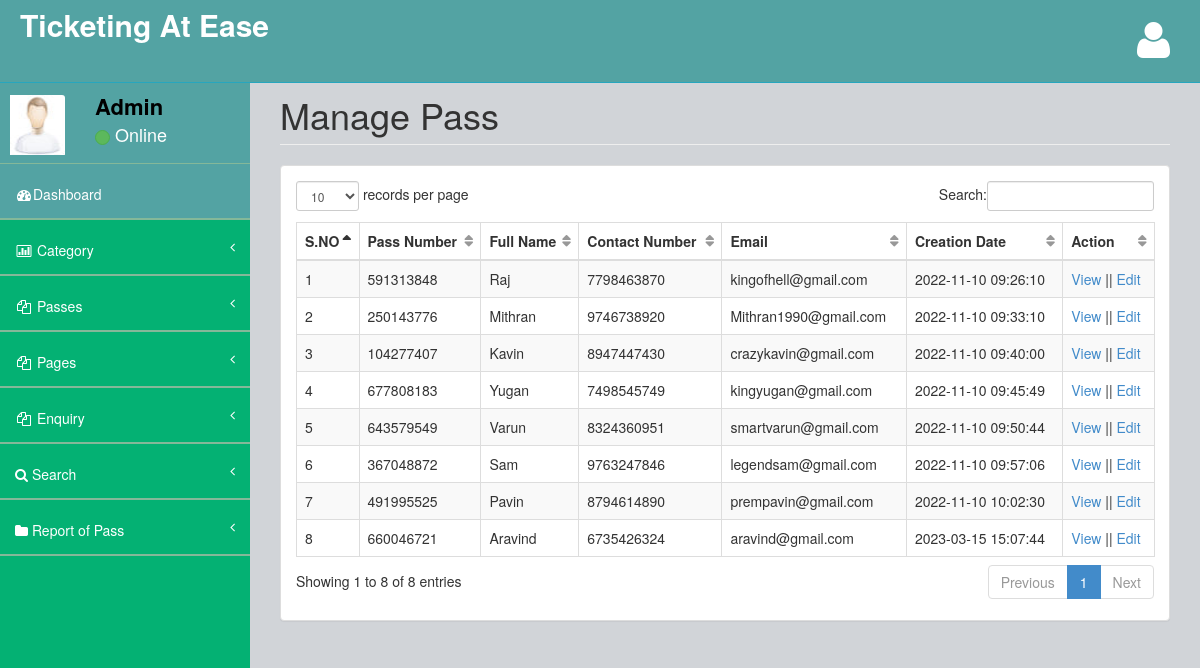
Page /admin/manage-pass.php (signed in) on the committed database.
### tables this page shows
CREATE TABLE `tblpass` (
  `ID` int(10) NOT NULL,
  `PassNumber` varchar(200) DEFAULT NULL,
  `FullName` varchar(200) DEFAULT NULL,
  `ProfileImage` varchar(200) DEFAULT NULL,
  `ContactNumber` bigint(10) DEFAULT NULL,
  `Email` varchar(200) DEFAULT NULL,
  `IdentityType` varchar(200) DEFAULT NULL,
  `IdentityCardno` varchar(200) DEFAULT NULL,
  `Category` varchar(100) DEFAULT NULL,
  `Source` varchar(200) DEFAULT NULL,
  `Destination` varchar(200) DEFAULT NULL,
  `FromDate` varchar(200) DEFAULT NULL,
  `ToDate` varchar(200) DEFAULT NULL,
  `Cost` decimal(10,0) DEFAULT NULL,
  `PasscreationDate` timestamp NULL DEFAULT current_timestamp()
);

### admin/manage-pass.php (the view, shortened to what this page needs)
<?php
include('includes/dbconnection.php');
if (strlen($_SESSION['bpmsaid'] == 0)) {
    header('location:logout.php');
} else {
?>
    <!DOCTYPE html>
    <html>
    <head>
        <link href="assets/plugins/bootstrap/bootstrap.css" rel="stylesheet" />
        <link href="assets/font-awesome/css/font-awesome.css" rel="stylesheet" />
        <link href="assets/plugins/pace/pace-theme-big-counter.css" rel="stylesheet" />
        <link href="assets/css/style.css" rel="stylesheet" />
        <link href="assets/css/main-style.css" rel="stylesheet" />
        <link href="assets/plugins/dataTables/dataTables.bootstrap.css" rel="stylesheet" />
    </head>
    <body>
        <div id="wrapper">
            <?php include_once('includes/header.php'); ?>
            <?php include_once('includes/sidebar.php'); ?>
            <div id="page-wrapper">
                <div class="row">
                    <div class="col-lg-12">
                        <h1 class="page-header">Manage Pass</h1>
                    </div>
                </div>
                <div class="row">
                    <div class="col-lg-12">
                        <div class="panel panel-default">
                            <div class="panel-body">
                                <div class="table-responsive">
                                    <table class="table table-striped table-bordered table-hover" id="dataTables-example">
                                        <thead>
                                            <tr>
                                                <th>S.NO</th>
                                                <th>Pass Number</th>
                                                <th>Full Name</th>
                                                <th>Contact Number</th>
                                                <th>Email</th>
                                                <th>Creation Date</th>
                                                <th>Action</th>
                                            </tr>
                                        </thead>
                                        <tbody>
                                            <?php
                                            $sql = "SELECT * from tblpass";
                                            $query = $dbh->prepare($sql);
                                            $query->execute();
                                            $results = $query->fetchAll(PDO::FETCH_OBJ);
                                            $cnt = 1;
                                            if ($query->rowCount() > 0) {
                                                foreach ($results as $row) {               ?>
                                                    <tr>
                                                        <td><?php echo htmlentities($cnt); ?></td>
                                                        <td><?php echo htmlentities($row->PassNumber); ?></td>
                                                        <td><?php echo htmlentities($row->FullName); ?></td>
                                                        <td><?php echo htmlentities($row->ContactNumber); ?></td>
                                                        <td><?php echo htmlentities($row->Email); ?></td>
                                                        <td><?php echo htmlentities($row->PasscreationDate); ?></td>
                                                        <td><a href="view-pass-detail.php?viewid=<?php echo htmlentities($row->ID); ?>">View</a> || <a href="edit-pass-detail.php?editid=<?php echo htmlentities($row->ID); ?>">Edit</a></td>
                                                    </tr>
                                            <?php $cnt = $cnt + 1;
                                                }
                                            } ?>
                                        </tbody>
                                    </table>
                                </div>
                            </div>
                        </div>
                    </div>
                </div>
            </div>
        </div>
    </body>
    </html>
<?php }  ?>

### admin/includes/sidebar.php (shortened to what this page needs)
<?php
include('includes/dbconnection.php');
?>
        <nav class="navbar-default navbar-static-side" role="navigation">
            <div class="sidebar-collapse">
                <ul class="nav" id="side-menu">
                    <li>
                        <div class="user-section">
                            <div class="user-section-inner">
                                <img src="assets/img/user.jpg" alt="">
                            </div>
                            <div class="user-info">
                                <?php
$aid=$_SESSION['bpmsaid'];
$sql="SELECT AdminName from  tbladmin where ID=:aid";
$query = $dbh -> prepare($sql);
$query->bindParam(':aid',$aid,PDO::PARAM_STR);
$query->execute();
$results=$query->fetchAll(PDO::FETCH_OBJ);
$cnt=1;
if($query->rowCount() > 0)
{
foreach($results as $row)
{               ?>
                                <div><strong><?php  echo $row->AdminName;?></strong></div>
                                <div class="user-text-online">
                                    <span class="user-circle-online btn btn-success btn-circle "></span>&nbsp;Online
                                </div>
                            </div>
                            <?php $cnt=$cnt+1;}} ?>
                        </div>
                    </li>
                    <li class="selected">
                        <a href="dashboard.php"><i class="fa fa-dashboard fa-fw"></i>Dashboard</a>
                    </li>
                    <li>
                        <a href="#"><i class="fa fa-bar-chart-o fa-fw"></i> Category<span class="fa arrow"></span></a>
                    </li>
                    <li>
                        <a href="#"><i class="fa fa-files-o fa-fw"></i> Passes<span class="fa arrow"></span></a>
                    </li>
                    <li>
                        <a href="#"><i class="fa fa-files-o fa-fw"></i> Pages<span class="fa arrow"></span></a>
                    </li>
                    <li>
                        <a href="#"><i class="fa fa-files-o fa-fw"></i> Enquiry<span class="fa arrow"></span></a>
                    </li>
                    <li>
                        <a href="search-pass.php"><i class="fa fa-search"></i>  Search<span class="fa arrow"></span></a>
                        </li>
                        <li>
                        <a href="pass-bwdates-report.php"><i class="fa fa-folder"></i>  Report of Pass<span class="fa arrow"></span></a>
                        </li>
                </ul>
            </div>
        </nav>

### admin/assets/css/style.css (style rules this page uses)
body { background-color: #f8f8f8; }
#wrapper { width: 100%; margin-top: 55px!important; background-color:#04B173; }
#page-wrapper { padding: 0 15px; min-height: 568px; background-color:rgb(209, 212, 216); }
.navbar-static-side ul li { border-bottom:1px solid #84B899 !important; }
.arrow { float: right; }
.fa.arrow:before { content: "\f104"; }
@media (min-width:768px) { .navbar-static-side { z-index: 1; position: absolute; width: 250px; } }
table.dataTable thead .sorting, table.dataTable thead .sorting_asc:after, table.dataTable thead .sorting_desc, table.dataTable thead .sorting_asc_disabled, table.dataTable thead .sorting_desc_disabled { background: transparent; }
table.dataTable thead .sorting_asc:after { content: "\f0de"; float: right; font-family: fontawesome; }
table.dataTable thead .sorting:after { content: "\f0dc"; float: right; font-family: fontawesome; color: rgba(50,50,50,.5); }
.btn-circle { width: 30px; height: 30px; padding: 6px 0; border-radius: 15px; text-align: center; font-size: 12px; line-height: 1.428571429; }

### admin/assets/css/main-style.css (style rules this page uses)
.user-section-inner { height: 65px; width: 65px; -moz-border-radius: 3px; -webkit-border-radius: 3px; border-radius: 3px; overflow: hidden; display: inline-block; float: left; margin-right: 15px; margin-top: 20px; }
.user-section-inner img { margin-left:10px; width:55px; height:60px; }
.user-info { display: block; color:#000!important; display: inline-block; padding: 15px; margin-bottom: 0px }
.user-text-online { font-size:18px; color:#fff }
.user-circle-online { width: 15px!important; height: 15px!important; }
.nav > li > a { padding: 20px 15px; }
#side-menu { background-color:#04B173; }
#side-menu a { color:#fff; border-bottom: 1px solid #84B899 !important; height: 55px; }
.selected { background-color:rgb(83, 163, 163); }
.navbar-default { border-color: #27A6BE; }
@media (min-width:768px) { #page-wrapper { position: inherit; margin: 0 0 0 250px; padding: 0 30px; min-height: 1000px; } }

### rows in the picture
tblpass: PassNumber "591313848", FullName "Raj", ContactNumber "7798463870", Email "kingofhell@gmail.com", PasscreationDate "2022-11-10 09:26:10"
tblpass: PassNumber "250143776", FullName "Mithran", ContactNumber "9746738920", Email "Mithran1990@gmail.com", PasscreationDate "2022-11-10 09:33:10"
tblpass: PassNumber "104277407", FullName "Kavin", ContactNumber "8947447430", Email "crazykavin@gmail.com", PasscreationDate "2022-11-10 09:40:00"
tblpass: PassNumber "677808183", FullName "Yugan", ContactNumber "7498545749", Email "kingyugan@gmail.com", PasscreationDate "2022-11-10 09:45:49"
tblpass: PassNumber "643579549", FullName "Varun", ContactNumber "8324360951", Email "smartvarun@gmail.com", PasscreationDate "2022-11-10 09:50:44"
tblpass: PassNumber "367048872", FullName "Sam", ContactNumber "9763247846", Email "legendsam@gmail.com", PasscreationDate "2022-11-10 09:57:06"
tblpass: PassNumber "491995525", FullName "Pavin", ContactNumber "8794614890", Email "prempavin@gmail.com", PasscreationDate "2022-11-10 10:02:30"
tblpass: PassNumber "660046721", FullName "Aravind", ContactNumber "6735426324", Email "aravind@gmail.com", PasscreationDate "2023-03-15 15:07:44"

### other values in the picture
$row->AdminName "Admin"
